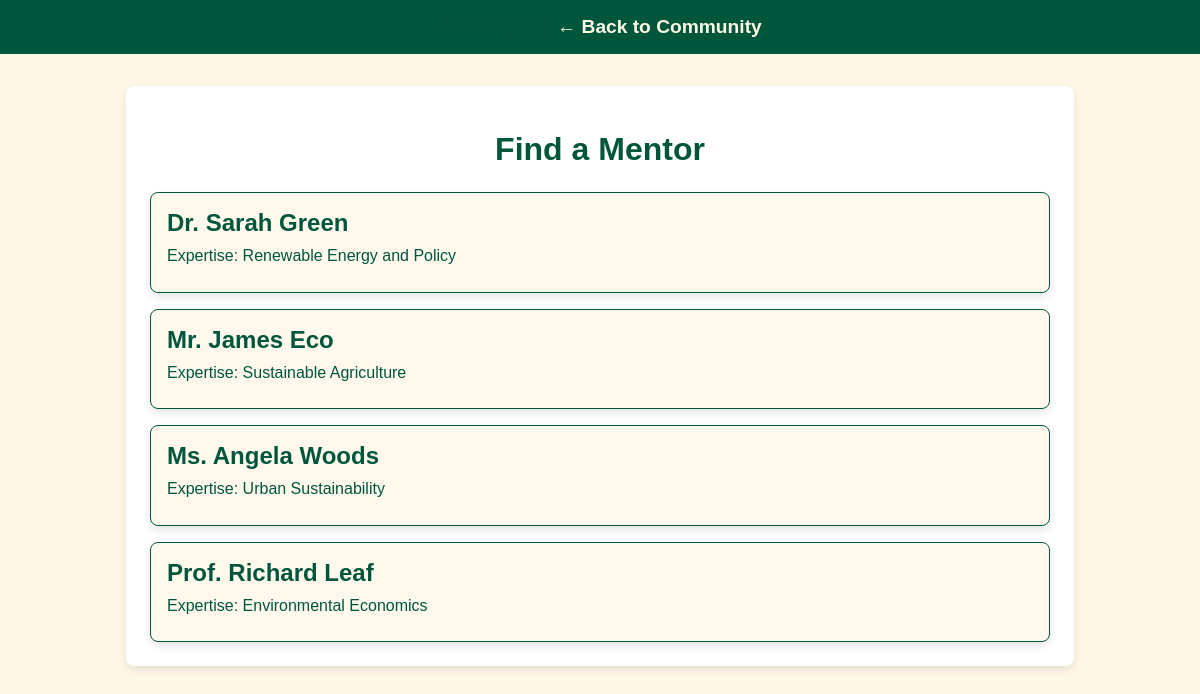
/view/findamentor.php, run on the app's committed database.
### tables this page shows
CREATE TABLE `mentors` (
  `id` int(11) NOT NULL,
  `name` varchar(255) NOT NULL,
  `expertise` varchar(255) NOT NULL,
  `email` varchar(255) NOT NULL,
  `twitter` varchar(255) DEFAULT NULL,
  `linkedin` varchar(255) DEFAULT NULL,
  `description` text DEFAULT NULL,
  `created_at` timestamp NOT NULL DEFAULT current_timestamp()
);

### view/findamentor.php (the view, shortened to what this page needs)
<?php
include "../settings/connection.php";
$query = "SELECT * FROM mentors ORDER BY name ASC";
$mentors = $con->query($query);
?>
<!DOCTYPE html>
<html lang="en">
<head>
</head>
<body>
    <header>
        <a href="../view/community.php">← Back to Community</a>
    </header>
    <div class="content">
        <h1>Find a Mentor</h1>
        <div class="mentor-list">
            <?php while ($mentor = $mentors->fetch_assoc()): ?>
                <div class="mentor-card">
                    <h3><?php echo $mentor['name']; ?></h3>
                    <p>Expertise: <?php echo $mentor['expertise']; ?></p>
                </div>
            <?php endwhile; ?>
        </div>
    </div>
</body>
</html>

### view/findamentor.php (style rules this page uses)
body { font-family: 'Arial', sans-serif; margin: 0; background-color: #fff8e7; color: #00563B; }
header { background-color: #00563B; padding: 1rem 0; text-align: center; }
header a { color: #fff8e7; text-decoration: none; font-size: 1.2rem; font-weight: bold; transition: color 0.3s; }
.content { max-width: 900px; margin: 2rem auto; padding: 1.5rem; background: #ffffff; border-radius: 8px; box-shadow: 0 4px 10px rgba(0, 0, 0, 0.1); }
.content h1 { text-align: center; font-size: 2rem; margin-bottom: 1.5rem; }
.mentor-list { display: flex; flex-wrap: wrap; gap: 1rem; }
.mentor-card { flex: 1 1 calc(50% - 1rem); position: relative; padding: 1rem; background-color: #fef8ed; border: 1px solid #00563B; border-radius: 8px; box-shadow: 0 4px 8px rgba(0, 0, 0, 0.1); transition: transform 0.3s ease, box-shadow 0.3s ease; }
.mentor-card h3 { margin: 0; font-size: 1.5rem; color: #00563B; }
.mentor-card p { margin: 0.5rem 0; font-size: 1rem; line-height: 1.4; }

### data on the page
mentors: name "Dr. Sarah Green", expertise "Renewable Energy and Policy"
mentors: name "Mr. James Eco", expertise "Sustainable Agriculture"
mentors: name "Ms. Angela Woods", expertise "Urban Sustainability"
mentors: name "Prof. Richard Leaf", expertise "Environmental Economics"
